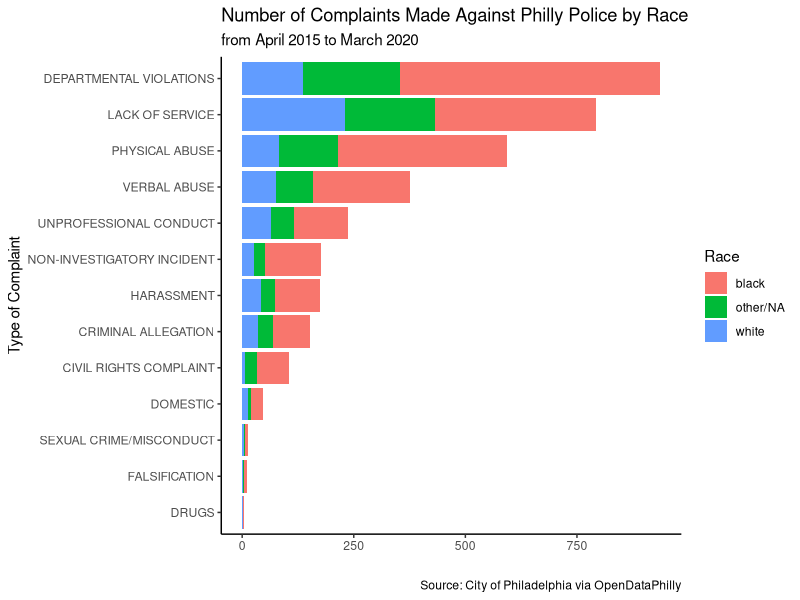

The R source for this figure:
## ---- chunk 1
knitr::opts_chunk$set(echo = TRUE)

library(tidyverse)

philly <- read_csv("ppd_complaints.csv", col_types = cols(
  complaint_id = col_character(),
  date_received = col_date(format = ""),
  district_occurrence = col_character(),
  general_cap_classification = col_character(),
  summary = col_character()
))

demographics <- read_csv("ppd_complainant_demographics.csv", col_types = cols(
  complaint_id = col_character(),
  complainant_sex = col_character(),
  complainant_race = col_character(),
  complainant_age = col_double()
))

philly_full <- philly %>%
  full_join(demographics, by = "complaint_id")
## ---- chunk 2

philly_clean <- philly_full %>%
  mutate(year = format(as.Date(date_received, format = "%Y-%m-%d"), "%Y")) %>%
  select(year, district_occurrence, general_cap_classification, complainant_race) %>%
  mutate(race = case_when(
    complainant_race == "black" ~ "black",
    complainant_race == "white" ~ "white",
    TRUE ~ "other/NA"
  )) %>%
  drop_na(general_cap_classification) %>%
  group_by(race) %>%
  count(general_cap_classification)

philly_clean %>%
  ggplot(aes(x = reorder(general_cap_classification, n), y = n, fill = reorder(race, -n))) +
  geom_col() +
  coord_flip() +
  theme_classic() +
  labs(title = "Number of Complaints Made Against Philly Police by Race",
       subtitle = "from April 2015 to March 2020",
       x = "Type of Complaint",
       y = "",
       fill = "Race",
       caption = "Source: City of Philadelphia via OpenDataPhilly")

